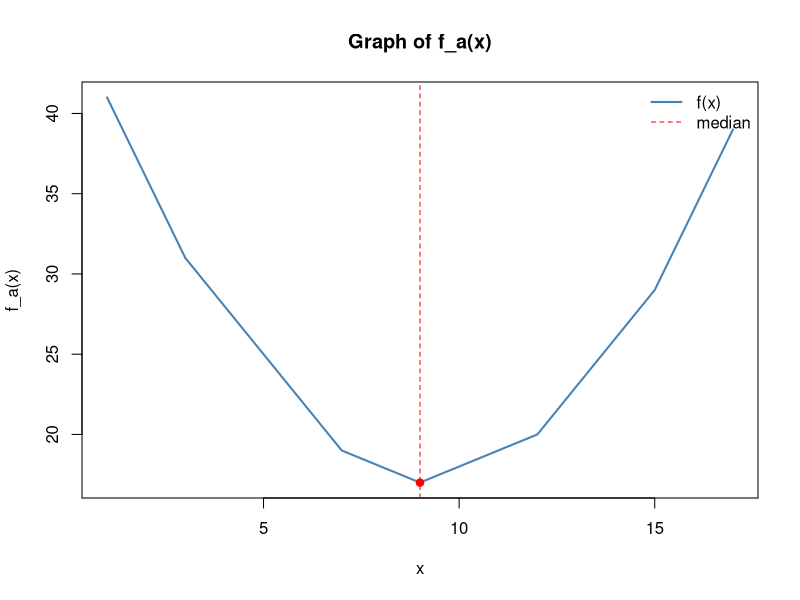
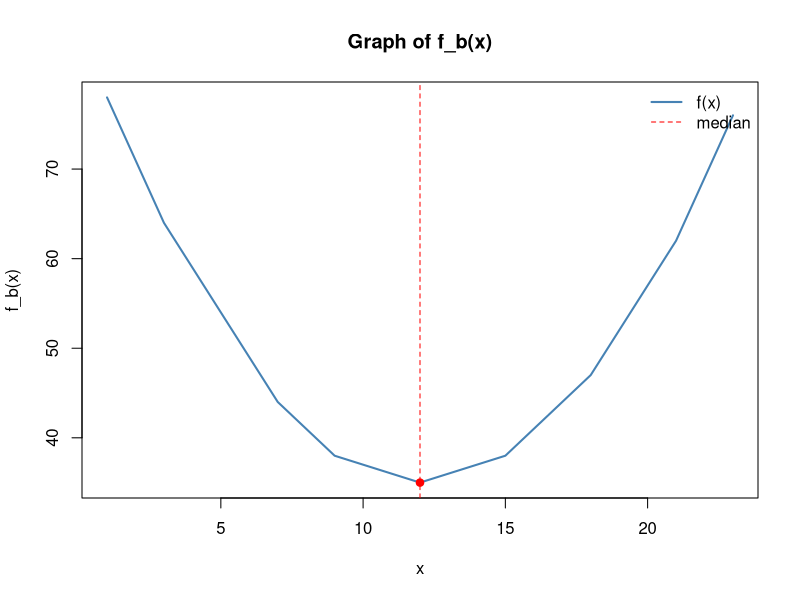

R code for these plots, in order:
## ---- chunk 1

cos_fixed_point <- function(starting_value, tol = 1e-12) {
  x <- starting_value
  counter <- 0
  
  while(abs(cos(x) - x) > tol){
    x <- cos(x)
    counter <- counter+1
  }
  return(list(fixed_point = x, iterations = counter))
}

x_star <- cos_fixed_point(0)$fixed_point
## ---- chunk 2

digits_needed <- function(starting_value, d, x_star) {
  x <- starting_value
  counter <- 0
  while (abs(x - x_star) > 0.5 * 10^(-d)) {
    x <- cos(x)
    counter <- counter + 1
  }
  counter
}

cat("Iterations needed with starting value 0.5 for",
    "\n2 digits ->", digits_needed(0.5, 2, x_star),
    "\n3 digits ->", digits_needed(0.5, 3, x_star),
    "\n4 digits ->", digits_needed(0.5, 4, x_star)
)
## ---- chunk 3
cat("Iterations needed with starting value 0.0 for",
    "\n2 digits ->", digits_needed(0.0, 2, x_star),
    "\n3 digits ->", digits_needed(0.0, 3, x_star),
    "\n4 digits ->", digits_needed(0.0, 4, x_star)
)

cat("Iterations needed with starting value 0.7 for",
    "\n2 digits ->", digits_needed(0.7, 2, x_star),
    "\n3 digits ->", digits_needed(0.7, 3, x_star),
    "\n4 digits ->", digits_needed(0.7, 4, x_star)
)
## ---- chunk 4
construct_f <- function(x_vector) {
  Vectorize(function(x) {
    sum(abs(x - x_vector))
  }
  )
}

data_a <- c(3, 7, 9, 12, 15)

f_a <- construct_f(data_a)
## ---- chunk 5
x_values <- seq(min(data_a) - 2, max(data_a) + 2, by = 0.05)
y_values <- f_a(x_values)

plot(x_values, y_values, type = "l", lwd = 2, col = "steelblue",
     xlab = "x", ylab = "f_a(x)",
     main = "Graph of f_a(x)")

abline(v = median(data_a), lty = 2, col = "red")             # median
points(median(data_a), f_a(median(data_a)), pch = 19, col = "red")  # minimum
legend("topright", legend = c("f(x)", "median"),
       col = c("steelblue", "red"), lty = c(1, 2), lwd = c(2, 1), bty = "n")
## ---- chunk 6
opt_a <- optimize(f_a, interval = c(-100, 100), maximum = FALSE, tol = 1e-12)

cat("Median         =", median(data_a),
    "\nNumerical min  =", opt_a$minimum)
## ---- chunk 7
data_b <- c(3, 7, 9, 12, 15, 18, 21)
f_b <- construct_f(data_b)

x_values <- seq(min(data_b) - 2, max(data_b) + 2, by = 0.05)
y_values <- f_b(x_values)

plot(x_values, y_values, type = "l", lwd = 2, col = "steelblue",
     xlab = "x", ylab = "f_b(x)",
     main = "Graph of f_b(x)")

abline(v = median(data_b), lty = 2, col = "red")             # median
points(median(data_b), f_b(median(data_b)), pch = 19, col = "red")  # minimum
legend("topright", legend = c("f(x)", "median"),
       col = c("steelblue", "red"), lty = c(1, 2), lwd = c(2, 1), bty = "n")


opt_b <- optimize(f_b, interval = c(-100, 100), maximum = FALSE, tol = 1e-12)
cat("Median         =", median(data_b),
    "\nNumerical min  =", opt_b$minimum)
